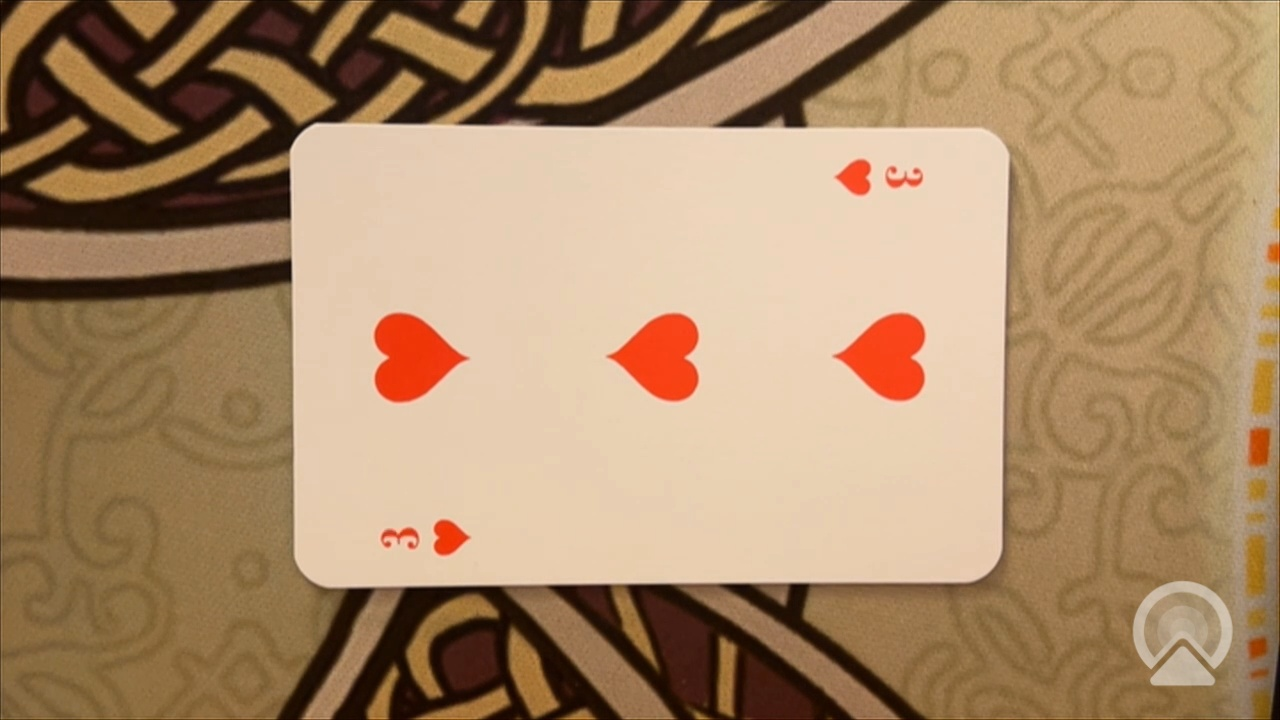
#> input picture hjarter_3.jpg, 1280 x 720 px
$ python -i card_recognizer.py   (imports and definitions only)
#> lines starting #> are read from the running program, lines starting #| are printed output that depends on the picture; after the words box and inside, x2 and y2 are one past the last pixel; in counts of white or black regions, pixels touching at a corner belong together
#> further down, picture is the input picture: shape (720, 1280, 3); mean B, G, R 104.8, 138, 169.6
"""
Kortspels-igenkanning via Camo-kamera
======================================
Kopplar Python till din telefons kamera via Camo och kanner igen spelkort i realtid.

Installation:
    pip install opencv-python numpy

Krav:
    - Camo-appen installerad på telefon
    - Camo-drivrutinen installerad pa datorn
    - Starta Camo på telefonen och datorn innan du kör skriptet
"""

import cv2
import numpy as np
import os
import json
from pathlib import Path


# ──────────────────────────────────────────────
#  KONFIGURATION
# ──────────────────────────────────────────────

CARD_DATA_FILE = "kort_data.json"
CAPTURE_DIR    = "inlarda_kort"
CAMERA_INDEX   = 1


# ──────────────────────────────────────────────
#  HJALPFUNKTIONER
# ──────────────────────────────────────────────

# [37 lines left out: functions oppna_kamera, text_overlay, hitta_camo_kamera, not called in this run]


def extrahera_kortbild(frame) -> np.ndarray:
    gra = cv2.cvtColor(frame, cv2.COLOR_BGR2GRAY)
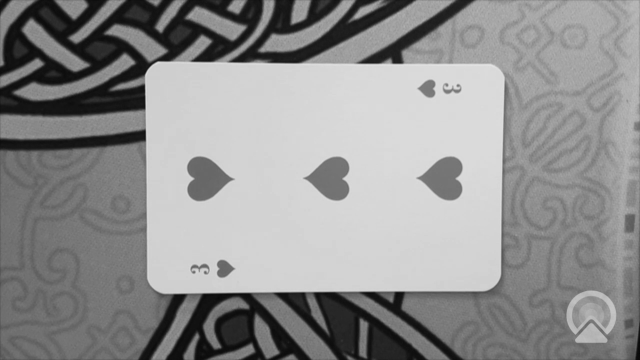
#> gra: shape (720, 1280) (shown at 1/2 size); min 4, max 230, mean 143.7
    suddig = cv2.GaussianBlur(gra, (5, 5), 0)
    kanter = cv2.Canny(suddig, 50, 150)
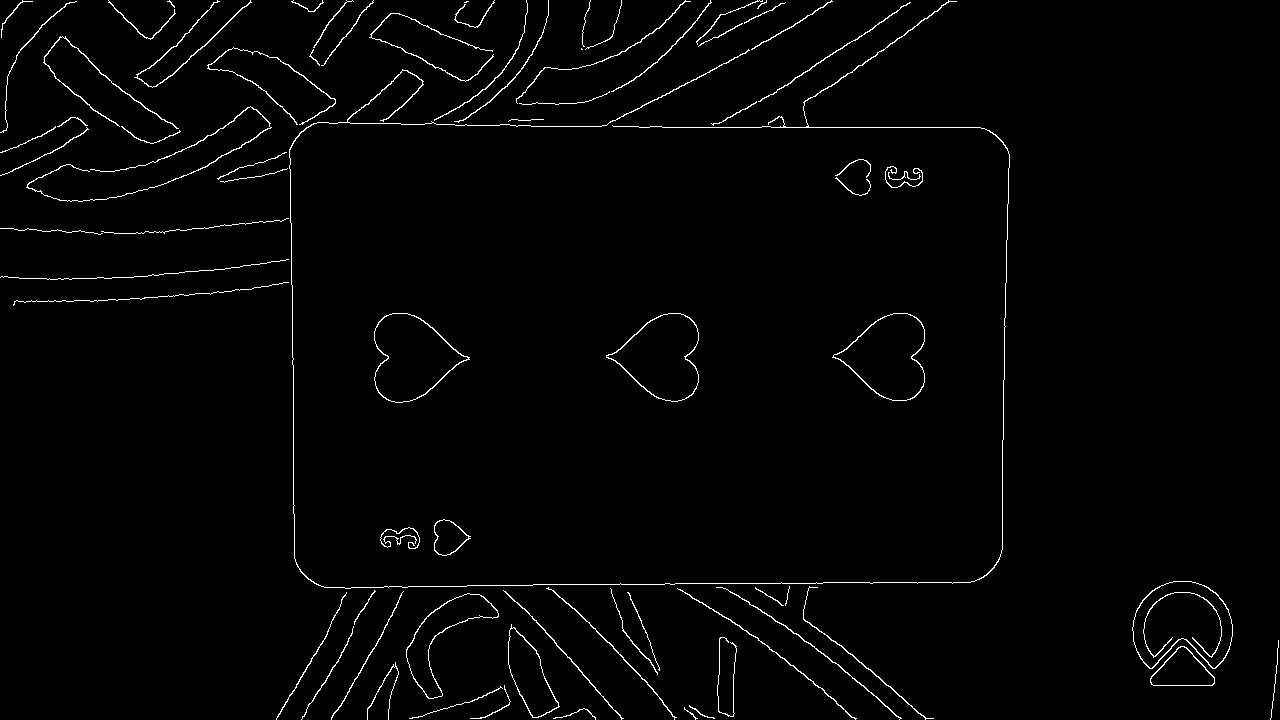
#> kanter: shape (720, 1280); 1.7% white in thin lines or dots
    konturer, _ = cv2.findContours(kanter, cv2.RETR_EXTERNAL, cv2.CHAIN_APPROX_SIMPLE)
#> konturer = 76 contours, 32 with area under 20; largest, box (x1, y1, x2, y2) and area: (1132, 581, 1233, 669) 6298, (374, 313, 470, 403) 5419, (606, 313, 699, 402) 5196, (832, 313, 925, 401) 5172, (406, 593, 499, 699) 2986
    if konturer:
        storst = max(konturer, key=cv2.contourArea)
#> storst = contour of 122 points, box (x1, y1, x2, y2) (1132, 581, 1233, 669), area 6298
        yta = cv2.contourArea(storst)
#> yta = 6298.5
        if yta > frame.shape[0] * frame.shape[1] * 0.10:
            x, y, w, h = cv2.boundingRect(storst)
            return frame[y:y+h, x:x+w]
    return frame


def normalisera(bild, storlek: tuple = (200, 300)) -> np.ndarray:
    return cv2.resize(bild, storlek)


# [197 lines left out: functions berakna_likhet, spara_kort, inlarningslage, ladda_kortdata, kanna_igen_kort, igenkanningslage and 1 more, not called in this run]


# [2 lines not run here, left out]

>>> import cv2
>>> picture = cv2.imread('hjarter_3.jpg')
>>> result = extrahera_kortbild(picture)

$ run again, on hjarter_4.jpg
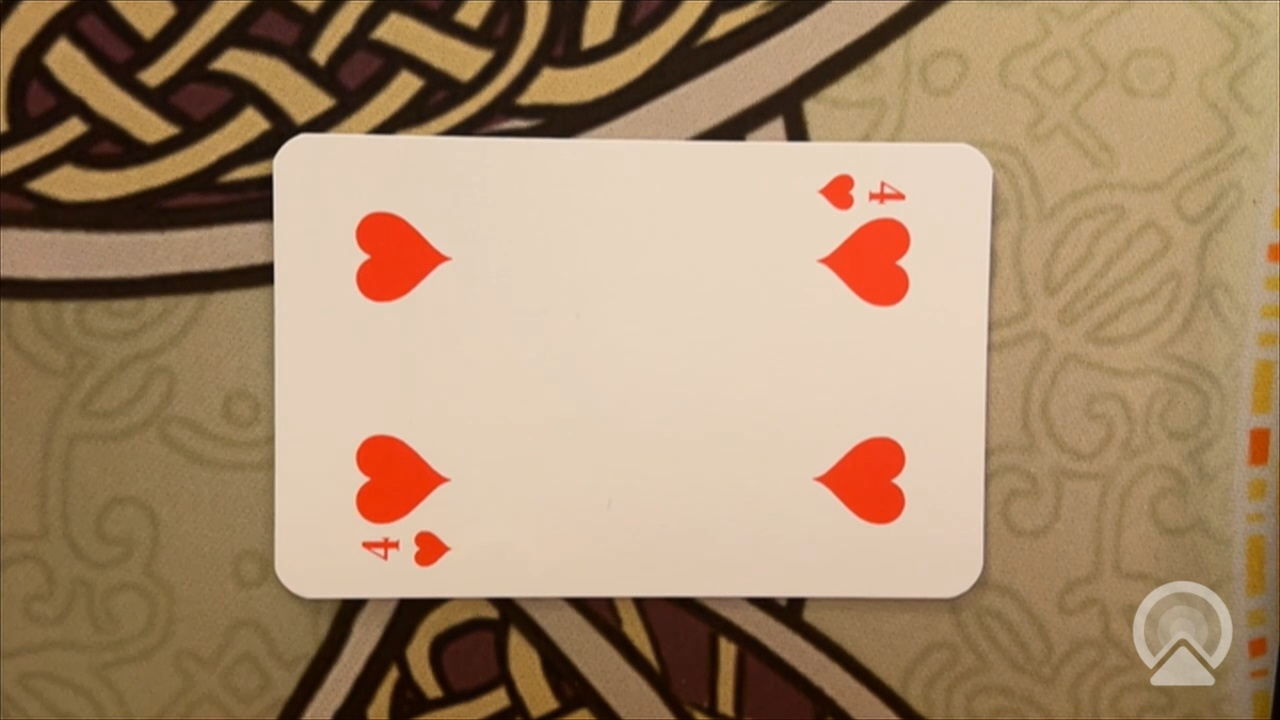
#> input picture hjarter_4.jpg, 1280 x 720 px
#> picture is the input picture: shape (720, 1280, 3); mean B, G, R 108.5, 138.6, 166.6
#> in extrahera_kortbild, `gra = cv2.cvtColor(frame, cv2.COLOR_BGR2GRAY)`:
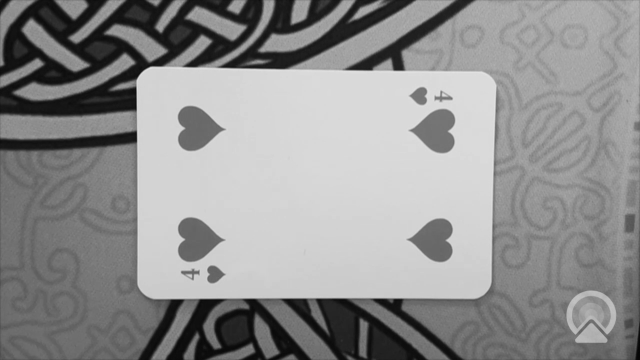
#> gra: shape (720, 1280) (shown at 1/2 size); min 3, max 229, mean 143.5
#> in extrahera_kortbild, `kanter = cv2.Canny(suddig, 50, 150)`:
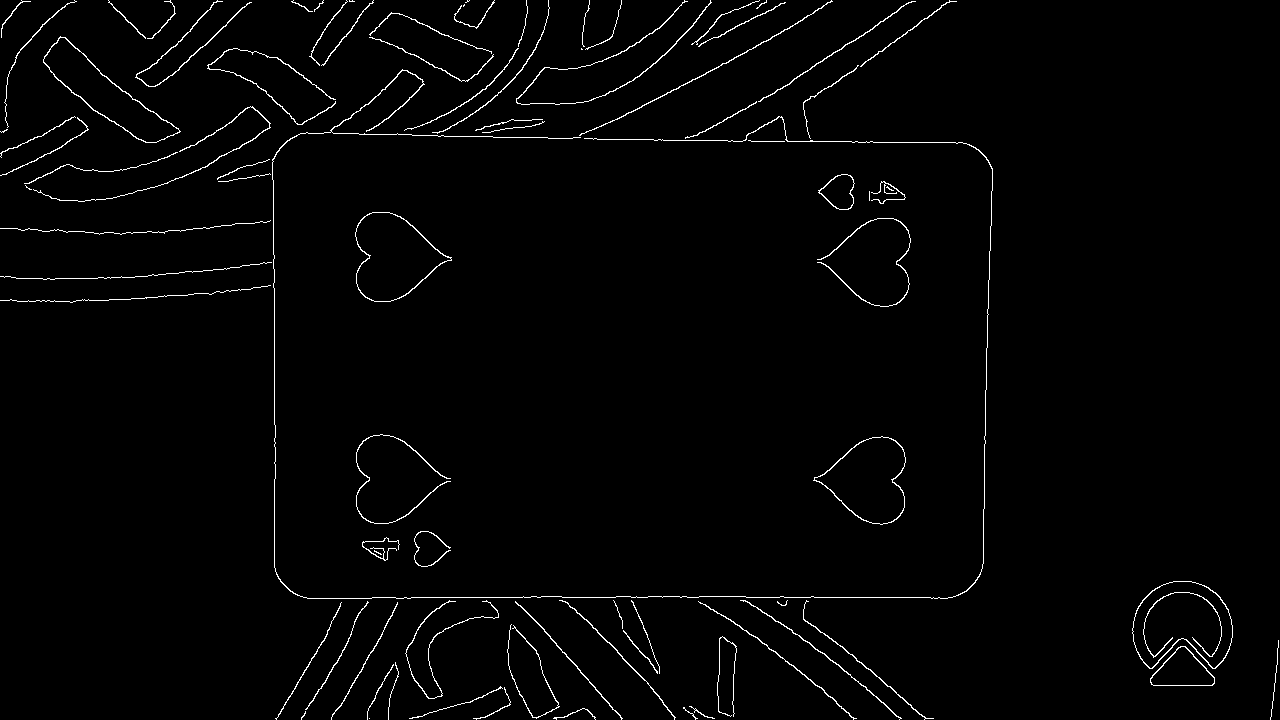
#> kanter: shape (720, 1280); 1.7% white in thin lines or dots
#> konturer = 85 contours, 37 with area under 20; largest, box (x1, y1, x2, y2) and area: (1132, 581, 1233, 669) 6304, (355, 212, 452, 302) 5514, (813, 436, 906, 525) 5124, (43, 36, 181, 143) 4713, (1150, 646, 1215, 686) 1578
#> storst = contour of 125 points, box (x1, y1, x2, y2) (1132, 581, 1233, 669), area 6304
#> yta = 6303.5

$ run again, on hjarter_5.jpg
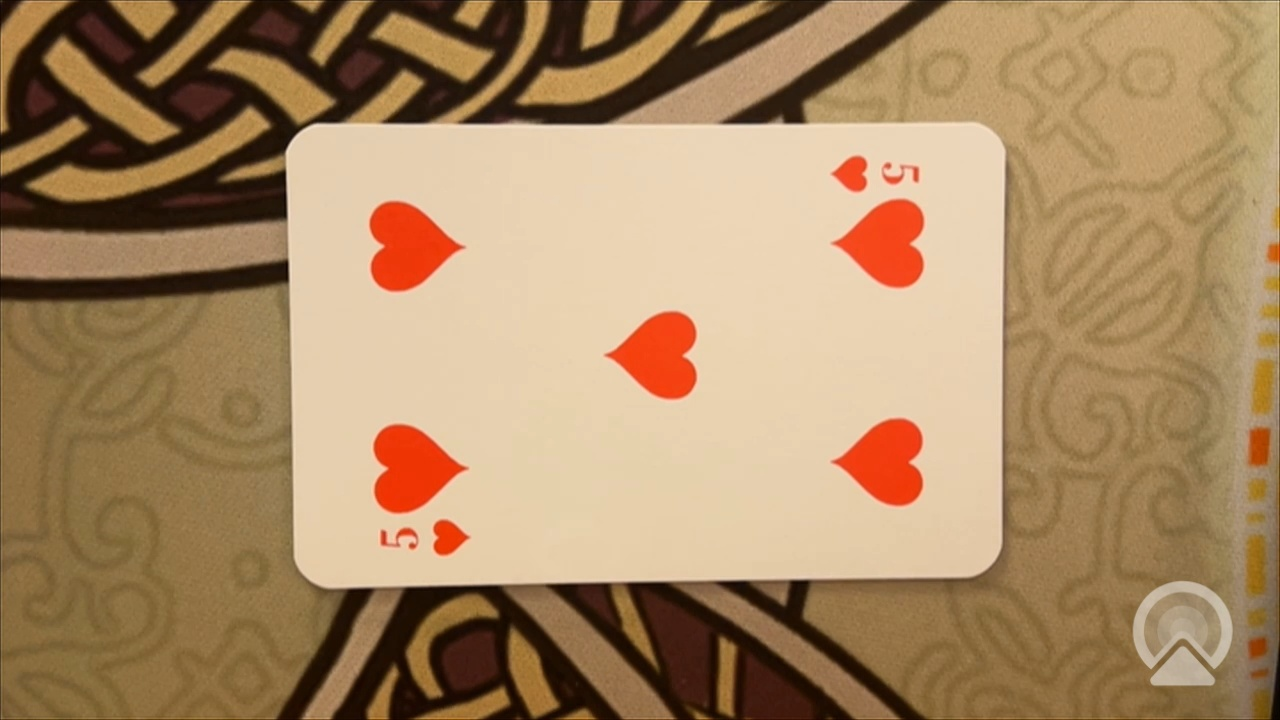
#> input picture hjarter_5.jpg, 1280 x 720 px
#> picture is the input picture: shape (720, 1280, 3); mean B, G, R 100.2, 136.8, 168.2
#> in extrahera_kortbild, `gra = cv2.cvtColor(frame, cv2.COLOR_BGR2GRAY)`:
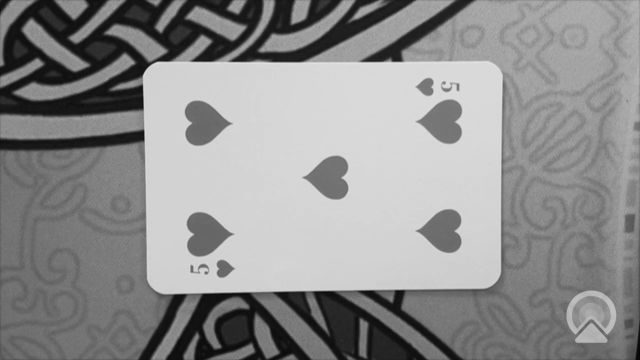
#> gra: shape (720, 1280) (shown at 1/2 size); min 4, max 229, mean 142
#> in extrahera_kortbild, `kanter = cv2.Canny(suddig, 50, 150)`:
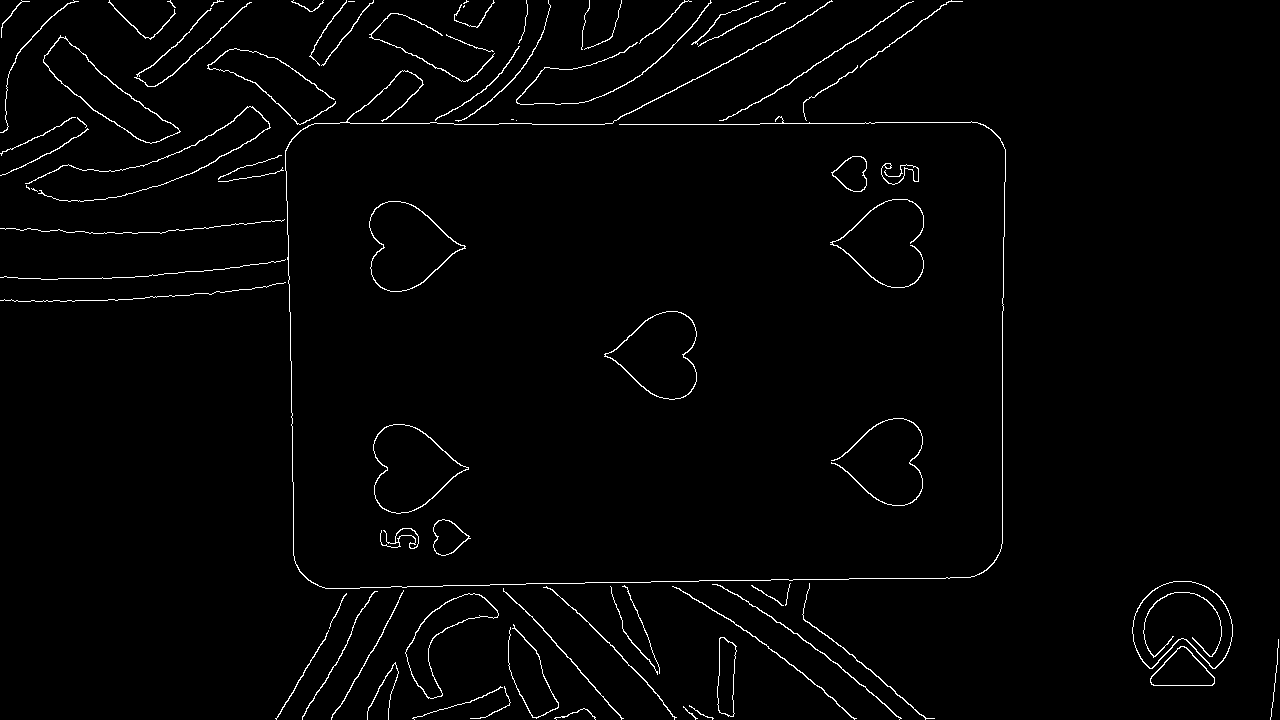
#> kanter: shape (720, 1280); 1.7% white in thin lines or dots
#> konturer = 77 contours, 31 with area under 20; largest, box (x1, y1, x2, y2) and area: (1132, 581, 1233, 669) 6302, (369, 201, 466, 292) 5511, (373, 424, 469, 514) 5380, (604, 311, 697, 400) 5192, (43, 35, 181, 144) 4710
#> storst = contour of 124 points, box (x1, y1, x2, y2) (1132, 581, 1233, 669), area 6302
#> yta = 6302.5
